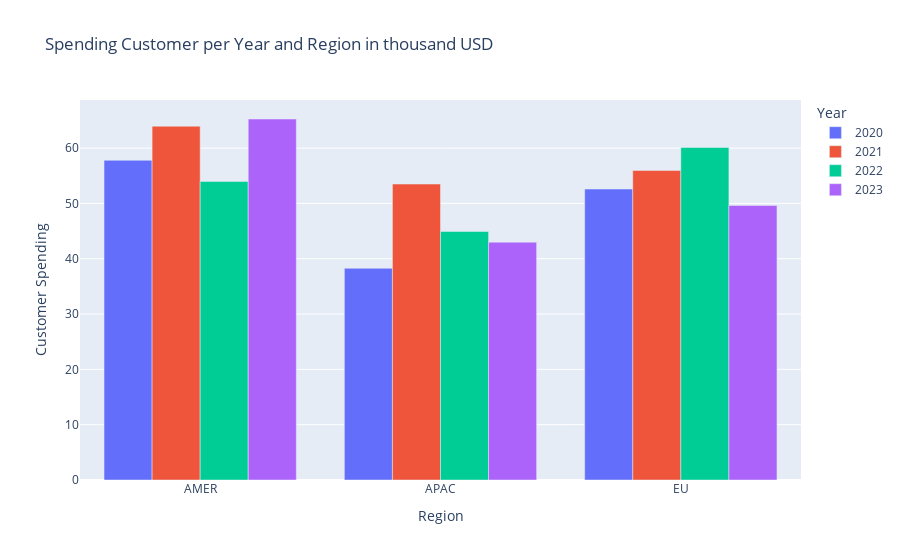

The notebook cell this image was saved under:
### Markdown cell above
We can see from chart above, our dataset doesn't distribute normally. So, we gonna should use median value as average parameter for our analysis.

### Code cell
#Compute Customer Spending Every Region
median_sales = source.pivot_table(index='Region', columns='Year', values='Sales', aggfunc='median')
median_sales.reset_index(inplace=True)
median_sales = median_sales[1:]
median_sales = median_sales.round(2)

#Create Bar Chart
fig_spending = px.bar(median_sales, x='Region', y=[c for c in median_sales.columns if c != 'Region'],
             title='Spending Customer per Year and Region in thousand USD',
             labels={'value': 'Customer Spending', 'variable': 'Year'},
             barmode='group')
display(fig_spending.show(), median_sales)

### Figure 1 — Plotly figure (JSON) as saved in the notebook; plotly's stock layout.template omitted (floating-point values rounded to 4 significant figures)
{"data": [{"alignmentgroup": "True", "hovertemplate": "Year=2020<br>Region=%{x}<br>Customer Spending=%{y}<extra></extra>", "legendgroup": "2020", "marker": {"color": "#636efa", "pattern": {"shape": ""}}, "name": "2020", "offsetgroup": "2020", "orientation": "v", "showlegend": true, "textposition": "auto", "type": "bar", "x": ["AMER", "APAC", "EU"], "xaxis": "x", "y": [57.8, 38.27, 52.6], "yaxis": "y"}, {"alignmentgroup": "True", "hovertemplate": "Year=2021<br>Region=%{x}<br>Customer Spending=%{y}<extra></extra>", "legendgroup": "2021", "marker": {"color": "#EF553B", "pattern": {"shape": ""}}, "name": "2021", "offsetgroup": "2021", "orientation": "v", "showlegend": true, "textposition": "auto", "type": "bar", "x": ["AMER", "APAC", "EU"], "xaxis": "x", "y": [63.96, 53.5, 55.96], "yaxis": "y"}, {"alignmentgroup": "True", "hovertemplate": "Year=2022<br>Region=%{x}<br>Customer Spending=%{y}<extra></extra>", "legendgroup": "2022", "marker": {"color": "#00cc96", "pattern": {"shape": ""}}, "name": "2022", "offsetgroup": "2022", "orientation": "v", "showlegend": true, "textposition": "auto", "type": "bar", "x": ["AMER", "APAC", "EU"], "xaxis": "x", "y": [53.98, 44.92, 60.12], "yaxis": "y"}, {"alignmentgroup": "True", "hovertemplate": "Year=2023<br>Region=%{x}<br>Customer Spending=%{y}<extra></extra>", "legendgroup": "2023", "marker": {"color": "#ab63fa", "pattern": {"shape": ""}}, "name": "2023", "offsetgroup": "2023", "orientation": "v", "showlegend": true, "textposition": "auto", "type": "bar", "x": ["AMER", "APAC", "EU"], "xaxis": "x", "y": [65.26, 42.99, 49.62], "yaxis": "y"}], "layout": {"barmode": "group", "legend": {"title": {"text": "Year"}, "tracegroupgap": 0}, "title": {"text": "Spending Customer per Year and Region in thousand USD"}, "xaxis": {"anchor": "y", "domain": [0, 1], "title": {"text": "Region"}}, "yaxis": {"anchor": "x", "domain": [0, 1], "title": {"text": "Customer Spending"}}}}
